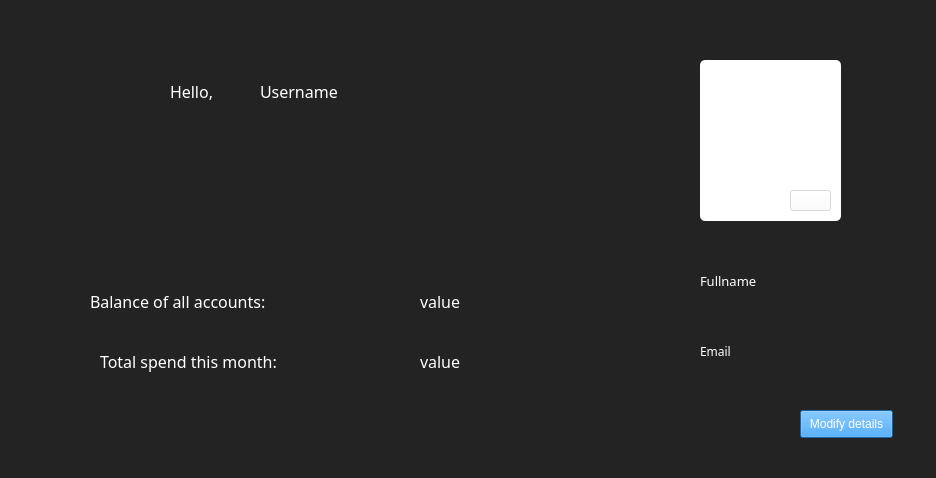
<?xml version="1.0" encoding="UTF-8"?>
<ui version="4.0">
 <class>WelcomeFrame</class>
 <widget class="QFrame" name="WelcomeFrame">
  <property name="geometry">
   <rect>
    <x>0</x>
    <y>0</y>
    <width>936</width>
    <height>478</height>
   </rect>
  </property>
  <property name="font">
   <font>
    <family>OCR A Extended</family>
    <pointsize>16</pointsize>
   </font>
  </property>
  <property name="windowTitle">
   <string>Frame</string>
  </property>
  <property name="styleSheet">
   <string notr="true">background-color: rgb(35,35,35)</string>
  </property>
  <widget class="QLabel" name="l_hello">
   <property name="geometry">
    <rect>
     <x>170</x>
     <y>60</y>
     <width>81</width>
     <height>62</height>
    </rect>
   </property>
   <property name="font">
    <font>
     <family>OCR A Extended</family>
     <pointsize>12</pointsize>
    </font>
   </property>
   <property name="styleSheet">
    <string notr="true">color : #fff</string>
   </property>
   <property name="text">
    <string>Hello,</string>
   </property>
  </widget>
  <widget class="QLabel" name="l_username">
   <property name="geometry">
    <rect>
     <x>260</x>
     <y>60</y>
     <width>151</width>
     <height>62</height>
    </rect>
   </property>
   <property name="font">
    <font>
     <family>OCR A Extended</family>
     <pointsize>12</pointsize>
    </font>
   </property>
   <property name="styleSheet">
    <string notr="true">color : #fff</string>
   </property>
   <property name="text">
    <string>Username</string>
   </property>
  </widget>
  <widget class="QLabel" name="l_totalspend_month">
   <property name="geometry">
    <rect>
     <x>100</x>
     <y>330</y>
     <width>281</width>
     <height>62</height>
    </rect>
   </property>
   <property name="font">
    <font>
     <family>OCR A Extended</family>
     <pointsize>12</pointsize>
    </font>
   </property>
   <property name="styleSheet">
    <string notr="true">color : #fff</string>
   </property>
   <property name="text">
    <string>Total spend this month:</string>
   </property>
  </widget>
  <widget class="QLabel" name="l_totalspend">
   <property name="geometry">
    <rect>
     <x>420</x>
     <y>330</y>
     <width>134</width>
     <height>62</height>
    </rect>
   </property>
   <property name="font">
    <font>
     <family>OCR A Extended</family>
     <pointsize>12</pointsize>
    </font>
   </property>
   <property name="styleSheet">
    <string notr="true">color : #fff</string>
   </property>
   <property name="text">
    <string>value</string>
   </property>
  </widget>
  <widget class="QLabel" name="l_totalbalance">
   <property name="geometry">
    <rect>
     <x>420</x>
     <y>270</y>
     <width>134</width>
     <height>62</height>
    </rect>
   </property>
   <property name="font">
    <font>
     <family>OCR A Extended</family>
     <pointsize>12</pointsize>
    </font>
   </property>
   <property name="styleSheet">
    <string notr="true">color : #fff</string>
   </property>
   <property name="text">
    <string>value</string>
   </property>
  </widget>
  <widget class="QLabel" name="l_balance_of_accounts">
   <property name="geometry">
    <rect>
     <x>90</x>
     <y>270</y>
     <width>291</width>
     <height>62</height>
    </rect>
   </property>
   <property name="font">
    <font>
     <family>OCR A Extended</family>
     <pointsize>12</pointsize>
    </font>
   </property>
   <property name="styleSheet">
    <string notr="true">color : #fff</string>
   </property>
   <property name="text">
    <string>Balance of all accounts:</string>
   </property>
  </widget>
  <widget class="QLabel" name="l_photo">
   <property name="geometry">
    <rect>
     <x>690</x>
     <y>50</y>
     <width>161</width>
     <height>181</height>
    </rect>
   </property>
   <property name="styleSheet">
    <string notr="true">margin: 10%;
     border: 4px solid rgba(0, 0, 0, .4);
            border-radius: 5px;
background-color : #fff</string>
   </property>
   <property name="text">
    <string/>
   </property>
  </widget>
  <widget class="QPushButton" name="pb_addphoto">
   <property name="geometry">
    <rect>
     <x>790</x>
     <y>190</y>
     <width>41</width>
     <height>21</height>
    </rect>
   </property>
   <property name="styleSheet">
    <string notr="true">background-color : rgba(255,255,255,0.5)</string>
   </property>
   <property name="text">
    <string/>
   </property>
   <property name="icon">
    <iconset>
     <normaloff>C:/Users/User/Downloads/user.png</normaloff>C:/Users/User/Downloads/user.png</iconset>
   </property>
  </widget>
  <widget class="QLabel" name="l_fullname">
   <property name="geometry">
    <rect>
     <x>700</x>
     <y>250</y>
     <width>211</width>
     <height>62</height>
    </rect>
   </property>
   <property name="font">
    <font>
     <family>OCR A Extended</family>
     <pointsize>10</pointsize>
    </font>
   </property>
   <property name="styleSheet">
    <string notr="true">color : #fff</string>
   </property>
   <property name="text">
    <string>Fullname</string>
   </property>
  </widget>
  <widget class="QLabel" name="l_email">
   <property name="geometry">
    <rect>
     <x>700</x>
     <y>320</y>
     <width>211</width>
     <height>62</height>
    </rect>
   </property>
   <property name="font">
    <font>
     <family>OCR A Extended</family>
     <pointsize>9</pointsize>
    </font>
   </property>
   <property name="styleSheet">
    <string notr="true">color : #fff</string>
   </property>
   <property name="text">
    <string>Email</string>
   </property>
  </widget>
  <widget class="QPushButton" name="pb_modify_details">
   <property name="geometry">
    <rect>
     <x>800</x>
     <y>410</y>
     <width>93</width>
     <height>28</height>
    </rect>
   </property>
   <property name="styleSheet">
    <string notr="true">background-color:#228be6;
color: #fff</string>
   </property>
   <property name="text">
    <string>Modify details</string>
   </property>
  </widget>
 </widget>
 <resources/>
 <connections/>
</ui>
